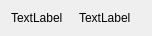
<?xml version="1.0" encoding="UTF-8"?>
<ui version="4.0">
 <class>PropertyWidget</class>
 <widget class="QWidget" name="PropertyWidget">
  <property name="geometry">
   <rect>
    <x>0</x>
    <y>0</y>
    <width>152</width>
    <height>35</height>
   </rect>
  </property>
  <property name="windowTitle">
   <string>Form</string>
  </property>
  <layout class="QHBoxLayout" name="horizontalLayout">
   <item>
    <widget class="QLabel" name="prop">
     <property name="sizePolicy">
      <sizepolicy hsizetype="Preferred" vsizetype="Minimum">
       <horstretch>0</horstretch>
       <verstretch>0</verstretch>
      </sizepolicy>
     </property>
     <property name="text">
      <string>TextLabel</string>
     </property>
    </widget>
   </item>
   <item>
    <widget class="QLabel" name="value">
     <property name="text">
      <string>TextLabel</string>
     </property>
     <property name="wordWrap">
      <bool>true</bool>
     </property>
    </widget>
   </item>
  </layout>
 </widget>
 <resources/>
 <connections/>
</ui>
